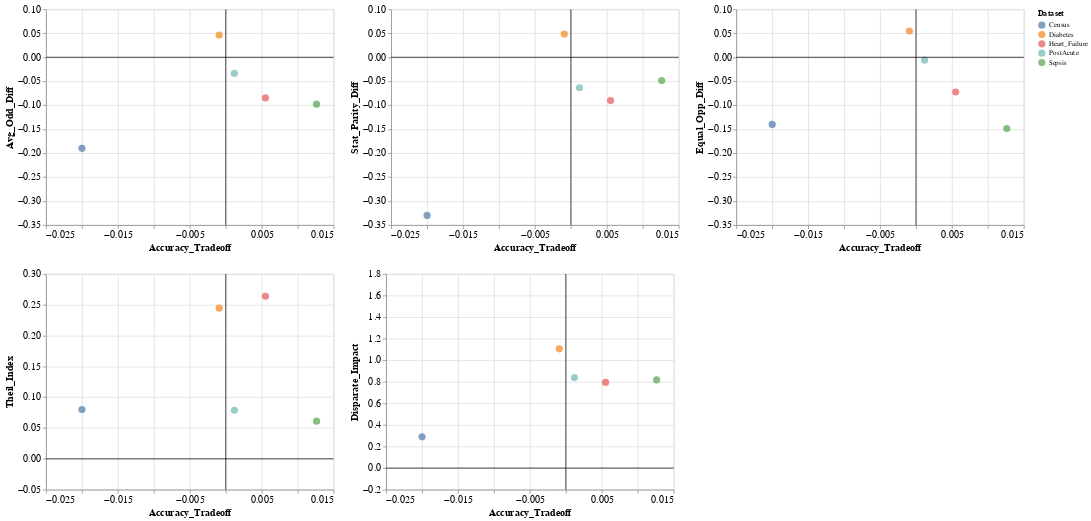

Source (notebook cell):
### Code cell
(Diff_Graph & Other_Graph).configure_axis(
    labelFontSize=axis_tick_size,
    titleFontSize= axis_label_size)

### Figure 1 — Vega-Lite specification as saved in the notebook (floating-point values rounded to 4 significant figures)
{"config": {"view": {"continuousWidth": 400, "continuousHeight": 300}, "axis": {"labelFontSize": 14, "titleFontSize": 14}}, "vconcat": [{"hconcat": [{"layer": [{"data": {"name": "data-83a0fd6b26dad24c33a5d012d6766a7f"}, "mark": {"type": "circle", "size": 100}, "encoding": {"color": {"type": "nominal", "field": "Dataset"}, "x": {"type": "quantitative", "field": "Accuracy_Tradeoff", "scale": {"domain": [-0.022, 0.012]}}, "y": {"type": "quantitative", "field": "Avg_Odd_Diff", "scale": {"domain": [-0.35, 0.06]}}}}, {"data": {"name": "data-d8b013c86371c5caf090b2faba9b4e26"}, "mark": "rule", "encoding": {"y": {"type": "quantitative", "field": "Avg_Odd_Diff"}}}, {"data": {"name": "data-b0ecc376719c7128cff837721978d59d"}, "mark": "rule", "encoding": {"x": {"type": "quantitative", "field": "Accuracy_Tradeoff"}}}]}, {"layer": [{"data": {"name": "data-83a0fd6b26dad24c33a5d012d6766a7f"}, "mark": {"type": "circle", "size": 100}, "encoding": {"color": {"type": "nominal", "field": "Dataset"}, "x": {"type": "quantitative", "field": "Accuracy_Tradeoff", "scale": {"domain": [-0.022, 0.012]}}, "y": {"type": "quantitative", "field": "Stat_Parity_Diff", "scale": {"domain": [-0.35, 0.06]}}}}, {"data": {"name": "data-0bdbc692b4247d208d55589868fb94d8"}, "mark": "rule", "encoding": {"y": {"type": "quantitative", "field": "Stat_Parity_Diff"}}}, {"data": {"name": "data-b0ecc376719c7128cff837721978d59d"}, "mark": "rule", "encoding": {"x": {"type": "quantitative", "field": "Accuracy_Tradeoff"}}}]}, {"layer": [{"data": {"name": "data-83a0fd6b26dad24c33a5d012d6766a7f"}, "mark": {"type": "circle", "size": 100}, "encoding": {"color": {"type": "nominal", "field": "Dataset"}, "x": {"type": "quantitative", "field": "Accuracy_Tradeoff", "scale": {"domain": [-0.022, 0.012]}}, "y": {"type": "quantitative", "field": "Equal_Opp_Diff", "scale": {"domain": [-0.35, 0.06]}}}}, {"data": {"name": "data-6cc87192c1b4a027108beb1e95cbc5b1"}, "mark": "rule", "encoding": {"y": {"type": "quantitative", "field": "Equal_Opp_Diff"}}}, {"data": {"name": "data-b0ecc376719c7128cff837721978d59d"}, "mark": "rule", "encoding": {"x": {"type": "quantitative", "field": "Accuracy_Tradeoff"}}}]}]}, {"hconcat": [{"layer": [{"data": {"name": "data-6a6d42ea1e867033f53750356fccb0b4"}, "mark": "rule", "encoding": {"y": {"type": "quantitative", "field": "Theil_Index"}}}, {"data": {"name": "data-83a0fd6b26dad24c33a5d012d6766a7f"}, "mark": {"type": "circle", "size": 100}, "encoding": {"color": {"type": "nominal", "field": "Dataset"}, "x": {"type": "quantitative", "field": "Accuracy_Tradeoff", "scale": {"domain": [-0.022, 0.012]}}, "y": {"type": "quantitative", "field": "Theil_Index", "scale": {"domain": [-0.015, 0.28]}}}}, {"data": {"name": "data-b0ecc376719c7128cff837721978d59d"}, "mark": "rule", "encoding": {"x": {"type": "quantitative", "field": "Accuracy_Tradeoff"}}}]}, {"layer": [{"data": {"name": "data-83a0fd6b26dad24c33a5d012d6766a7f"}, "mark": {"type": "circle", "size": 100}, "encoding": {"color": {"type": "nominal", "field": "Dataset"}, "x": {"type": "quantitative", "field": "Accuracy_Tradeoff", "scale": {"domain": [-0.022, 0.012]}}, "y": {"type": "quantitative", "field": "Disparate_Impact", "scale": {"domain": [-0.04, 1.8]}}}}, {"data": {"name": "data-4a0805cee94a16f52b17b657850d4ea3"}, "mark": "rule", "encoding": {"y": {"type": "quantitative", "field": "Disparate_Impact"}}}, {"data": {"name": "data-b0ecc376719c7128cff837721978d59d"}, "mark": "rule", "encoding": {"x": {"type": "quantitative", "field": "Accuracy_Tradeoff"}}}]}]}], "$schema": "https://vega.github.io/schema/vega-lite/v4.8.1.json", "datasets": {"data-83a0fd6b26dad24c33a5d012d6766a7f": [{"Balanced_Accuracy": 0.5829, "Avg_Odd_Diff": -0.0848, "Disparate_Impact": 0.7939, "Stat_Parity_Diff": -0.09023, "Equal_Opp_Diff": -0.07243, "Theil_Index": 0.2638, "Dataset": "Heart_Failure", "Accuracy_Tradeoff": 0.005518}, {"Balanced_Accuracy": 0.6284, "Avg_Odd_Diff": 0.04636, "Disparate_Impact": 1.106, "Stat_Parity_Diff": 0.04844, "Equal_Opp_Diff": 0.05479, "Theil_Index": 0.2444, "Dataset": "Diabetes", "Accuracy_Tradeoff": -0.000918}, {"Balanced_Accuracy": 0.6981, "Avg_Odd_Diff": -0.03366, "Disparate_Impact": 0.8388, "Stat_Parity_Diff": -0.06357, "Equal_Opp_Diff": -0.005952, "Theil_Index": 0.07885, "Dataset": "PostAcute", "Accuracy_Tradeoff": 0.001195}, {"Balanced_Accuracy": 0.6585, "Avg_Odd_Diff": -0.09788, "Disparate_Impact": 0.8177, "Stat_Parity_Diff": -0.04869, "Equal_Opp_Diff": -0.1487, "Theil_Index": 0.06104, "Dataset": "Sepsis", "Accuracy_Tradeoff": 0.01263}, {"Balanced_Accuracy": null, "Avg_Odd_Diff": -0.19, "Disparate_Impact": 0.29, "Stat_Parity_Diff": -0.33, "Equal_Opp_Diff": -0.14, "Theil_Index": 0.08, "Dataset": "Census", "Accuracy_Tradeoff": -0.02}], "data-d8b013c86371c5caf090b2faba9b4e26": [{"Avg_Odd_Diff": 0}], "data-b0ecc376719c7128cff837721978d59d": [{"Accuracy_Tradeoff": 0}], "data-0bdbc692b4247d208d55589868fb94d8": [{"Stat_Parity_Diff": 0}], "data-6cc87192c1b4a027108beb1e95cbc5b1": [{"Equal_Opp_Diff": 0}], "data-6a6d42ea1e867033f53750356fccb0b4": [{"Theil_Index": 0}], "data-4a0805cee94a16f52b17b657850d4ea3": [{"Disparate_Impact": 0}]}}
